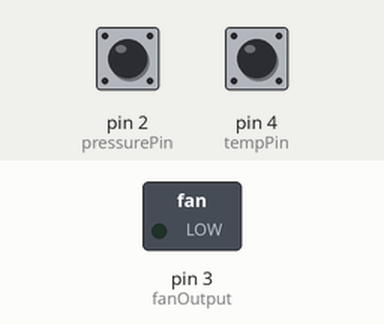
This sketch was run on a simulated Arduino Uno, built with avr-gcc and run on an emulated ATmega328P. Parts: switched loads named in the sketch (green lamp = pin HIGH). The test bench sets the inputs (shaded band); at power-on: pin 2 (pressurePin) HIGH, pin 4 (tempPin) HIGH.

Above: at 1.2 s.
1.3 s: pin 2 (pressurePin) pulled LOW for 0.15 s
At 1.37 s:
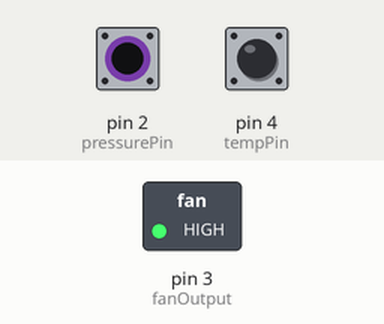
2.9 s: pin 2 (pressurePin) pulled LOW for 3.2 s
At 7.0 s:
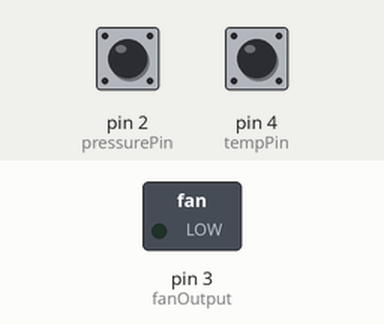
7.6 s: pin 4 (tempPin) pulled LOW for 3.2 s
At 8.2 s:
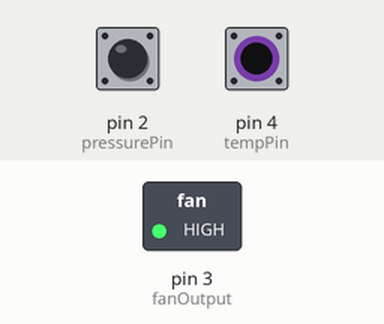
Timing chart, 0 to 12.3 s (numbered marks = the images above; inputs shaded):
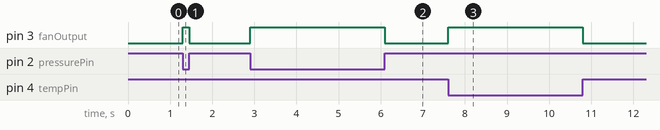

The sketch:

main.ino
```cpp
#include <Arduino.h>

const int pressurePin = 2;
const int tempPin = 4;
const int fanOutput = 3;

bool fanState = false;

void setup() {
  pinMode(pressurePin, INPUT_PULLUP);
  pinMode(tempPin, INPUT_PULLUP);
  pinMode(fanOutput, OUTPUT);
}

void loop() {
  int lowPressure = digitalRead(pressurePin);
  int tempHot = digitalRead(tempPin);

  if (tempHot == LOW || lowPressure == LOW) {
    digitalWrite(fanOutput, HIGH); // ECU: activate fan warning
    fanState = true;
  }
  else {
    digitalWrite(fanOutput, LOW);
    fanState = false;
  }
}
```

Measured:
- after the input at 1.3 s, pin 3 (fanOutput): LOW → HIGH at once, → LOW 0.15 s later
- after the input at 2.9 s, pin 3 (fanOutput): LOW → HIGH at once, → LOW 3.2 s later
- after the input at 7.6 s, pin 3 (fanOutput): LOW → HIGH at once, → LOW 3.2 s later
